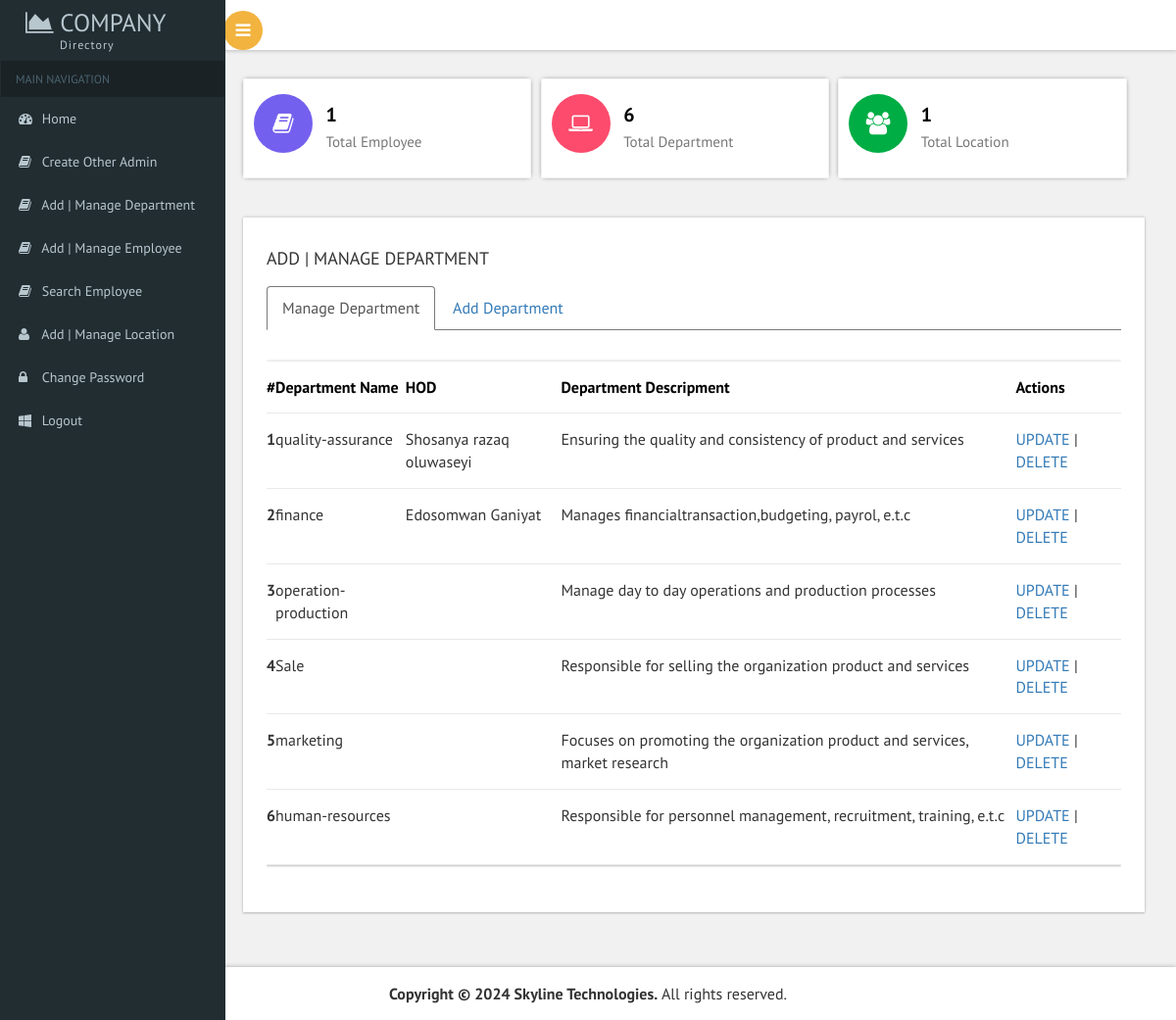
/addmanagedept.php (signed in), run on the app's committed database.
### tables this page shows
CREATE TABLE `department` (
  `dept_id` varchar(20) NOT NULL,
  `name` varchar(30) NOT NULL,
  `hod` varchar(50) NOT NULL,
  `email` varchar(50) NOT NULL,
  `phone` varchar(15) NOT NULL,
  `description` longtext NOT NULL,
  `date` date NOT NULL
);

### addmanagedept.php (the view, shortened to what this page needs)
<?php
include 'includes/connection.php';
?>
<!DOCTYPE HTML>
<html>
    <head>
        <link href="css/bootstrap.css" rel='stylesheet' type='text/css' />
        <link href="css/style.css" rel='stylesheet' type='text/css' />
        <link href="css/font-awesome.css" rel="stylesheet">
        <link href='css/SidebarNav.min.css' media='all' rel='stylesheet' type='text/css'/>
        <link href="css/custom.css" rel="stylesheet">
        <link href="css/owl.carousel.css" rel="stylesheet">
    </head>
    <body class="cbp-spmenu-push">
        <div class="main-content">
            <?php
            include 'includes/sidebar.php';
            ?>
            <?php
            include 'includes/header.php';
            ?>
            <div id="page-wrapper">
                <div class="main-page">
                    <?php
                    include 'includes/dashboard.php';
                    ?>
                    <div class="row widgettable">
                        <div style="width:100%; height: 100%; margin-left:0px;  margin-top: 30px !important;" class="col-md-12 general-grids grids-right widget-shadow">
                            <h4 class="title2">ADD | MANAGE DEPARTMENT</h4>
                            <ul id="myTabs" class="nav nav-tabs" role="tablist">
                                <li role="presentation" class="active"><a href="#profile" role="tab" id="profile-tab" data-toggle="tab" aria-controls="profile" aria-expanded="true">Manage Department</a></li>
                                <li role="presentation" class=""><a href="#home" id="home-tab" role="tab" data-toggle="tab" aria-controls="home" aria-expanded="false">Add Department</a></li>
                            </ul>
                            <div style="width:100%; height: 100%;" id="myTabContent" class="tab-content scrollbar1">
                                <div role="tabpanel" class="tab-pane fade active in" id="profile" aria-labelledby="profile-tab">
                                    <div class="bs-example widget-shadow" data-example-id="contextual-table">
                                        <table class="table">
                                            <thead>
                                                <tr>
                                                    <th>#</th>
                                                    <th>Department Name</th>
                                                    <th>HOD</th>
                                                    <th>Department Descripment</th>
                                                    <th>Actions</th>
                                                </tr>
                                            </thead>
                                            <tbody>
                                                <?php
                                                $result = mysqli_query($conn, "select * from department order by hod desc ");
                                                $a = 1;
                                                while ($row = mysqli_fetch_array($result)) {
                                                    $dept_id = $row["dept_id"];
                                                    $dept_name = $row["name"];
                                                    $dept_hod = $row["hod"];
                                                    $dept_desc = $row["description"];
                                                    ?>
                                                    <tr class="">
                                                        <th scope="row"><?php echo $a; ?></th>
                                                        <td><?php echo $dept_name; ?></td>
                                                        <td><?php echo $dept_hod; ?></td>
                                                        <td><?php echo $dept_desc; ?></td>
                                                        <td>
                                                            <a href="updatedept.php?id=<?php echo $dept_id; ?>">UPDATE</a> |
                                                            <a href="addmanagedept?del=<?php echo $dept_id; ?>">DELETE</a>
                                                        </td>
                                                    </tr>
                                                    <?php
                                                    $a++;
                                                }
                                                ?>
                                            </tbody>
                                        </table>
                                    </div>
                                </div>
                            </div>
                        </div>
                    </div>
                    <link rel="stylesheet" href="css/export.css" type="text/css" media="all" />
                </div>
            </div>
            <?php
            include 'includes/footer.php';
            ?>
        </div>
    </body>
</html>

### css/custom.css (style rules this page uses)
#page-wrapper { padding:5em 2em 2.5em; background-color: #F1F1F1; }

### data on the page
department: name "quality-assurance", hod "Shosanya razaq oluwaseyi", description "Ensuring the quality and consistency of product and services"
department: name "finance", hod "Edosomwan Ganiyat", description "Manages financialtransaction,budgeting, payrol, e.t.c"
department: name "operation-production", description "Manage day to day operations and production processes"
department: name "Sale", description "Responsible for selling the organization product and services"
department: name "marketing", description "Focuses on promoting the organization product and services, market research"
department: name "human-resources", description "Responsible for personnel management, recruitment, training, e.t.c"

### other printed values
$num_books "1"
$num_contact "6"
$num_users "1"
